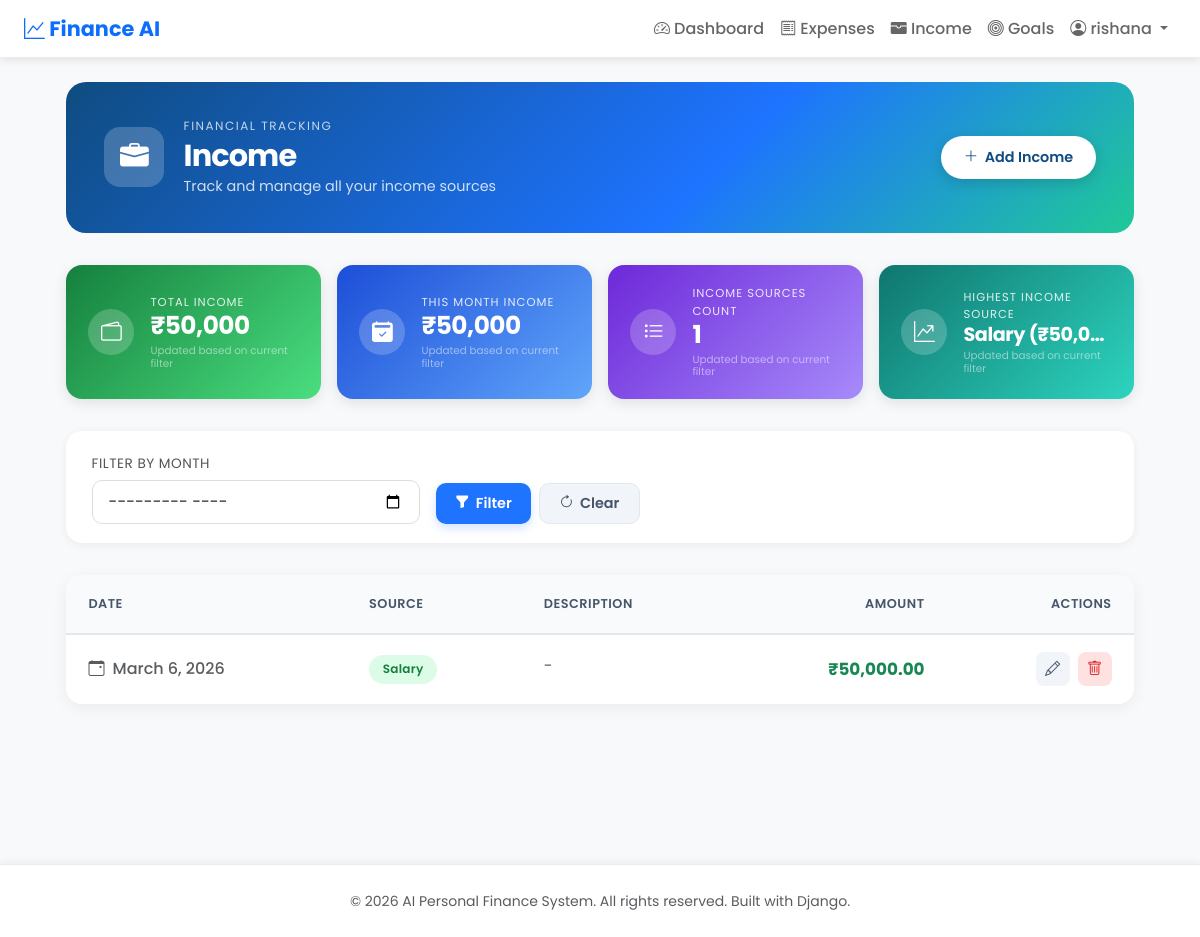
The page /income/ (signed in) on the database as committed earlier.
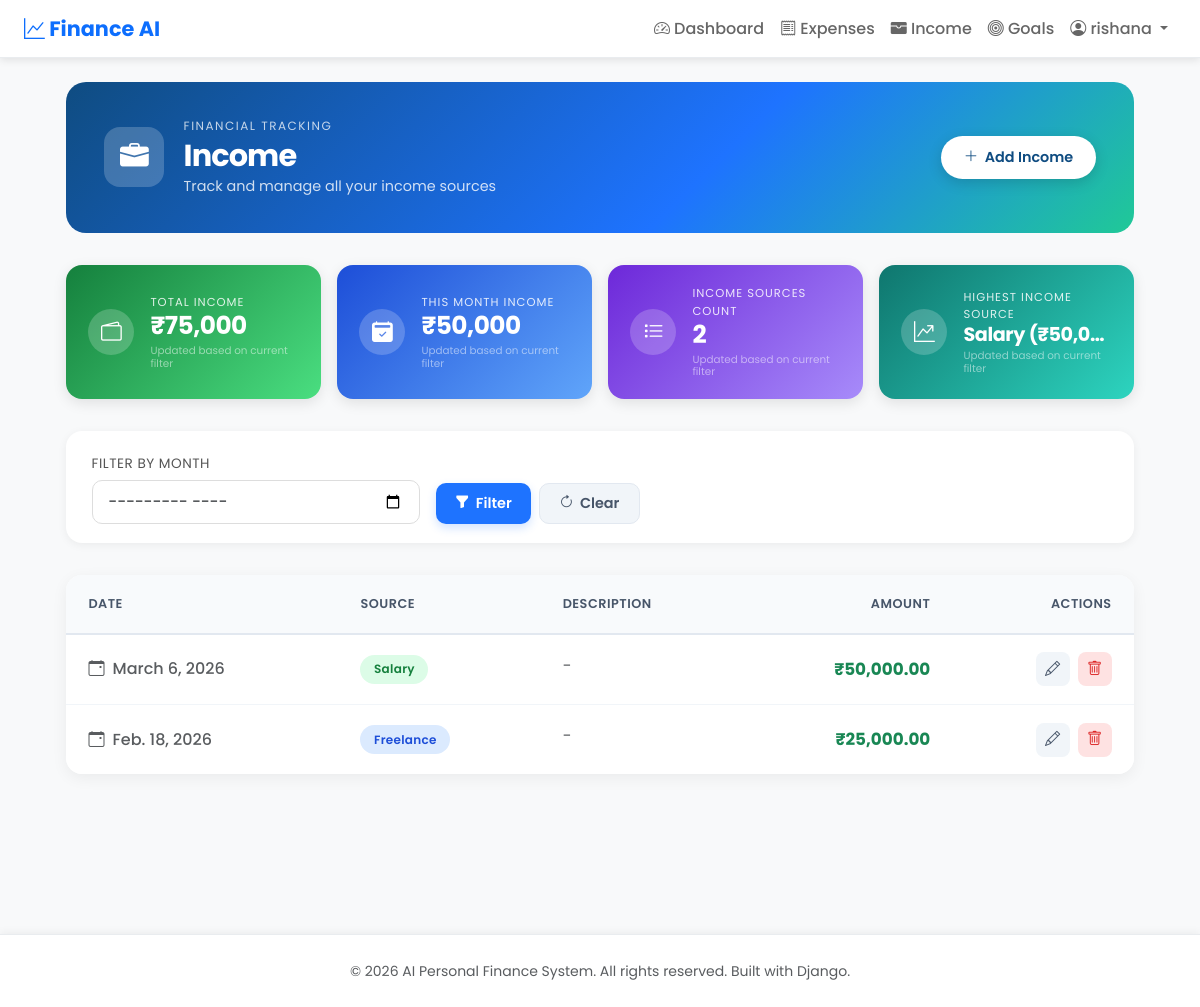
The same page on the database as committed later.
### expenses/models.py (models this page shows, shortened)
class Income(models.Model):
    SOURCE_CHOICES = [
        ('Salary', 'Salary'),
        ('Freelance', 'Freelance'),
        ('Business', 'Business'),
        ('Investment', 'Investment'),
        ('Other', 'Other'),
    ]
    user = models.ForeignKey(User, on_delete=models.CASCADE, related_name='incomes')
    source = models.CharField(max_length=20, choices=SOURCE_CHOICES)
    amount = models.DecimalField(
        max_digits=10,
        decimal_places=2,
        validators=[
            MinValueValidator(Decimal('0.01')),
            MaxValueValidator(Decimal('100000000.00'))
        ]
    )
    description = models.TextField(blank=True)
    date = models.DateField(default=dt_date.today)
    created_at = models.DateTimeField(auto_now_add=True)
    class Meta:
        ordering = ['-date', '-created_at']

### expenses/views.py (the view)
# urls.py: path('income/', views.income_list, name='income_list'),
@login_required
@user_passes_test(is_regular_user, redirect_field_name=None)
def income_list(request):
	if request.user.is_staff or request.user.is_superuser:
		return redirect('admin_dashboard')
	form = MonthFilterForm(request.GET or None)
	qs = Income.objects.filter(user=request.user)
	selected_month = None
	if form.is_valid() and form.cleaned_data.get('month'):
		selected_month = form.cleaned_data['month']
		qs = qs.filter(date__year=selected_month.year, date__month=selected_month.month)
	total_income = qs.aggregate(total=Sum('amount'))['total'] or Decimal('0.00')
	today = date.today()
	if selected_month:
		this_month_qs = qs
		month_label = f"Income ({selected_month.strftime('%b %Y')})"
	else:
		this_month_qs = qs.filter(date__year=today.year, date__month=today.month)
		month_label = "This Month Income"
	this_month_income = this_month_qs.aggregate(total=Sum('amount'))['total'] or Decimal('0.00')
	unique_sources_count = qs.values('source').distinct().count()
	highest_source_data = qs.values('source').annotate(src_total=Sum('amount')).order_by('-src_total').first()
	if highest_source_data:
		highest_income_source = f"{highest_source_data['source']} (₹{highest_source_data['src_total']:,.0f})"
	else:
		highest_income_source = None
	context = {
		'incomes': qs.order_by('-date', '-id'),
		'form': form,
		'selected_month': selected_month,
		'total_income': total_income,
		'this_month_income': this_month_income,
		'month_label': month_label,
		'unique_sources_count': unique_sources_count,
		'highest_income_source': highest_income_source,
	}
	return render(request, 'income_list.html', context)

### expenses/forms.py
class MonthFilterForm(forms.Form):
    month = forms.DateField(
        required=False,
        widget=forms.DateInput(attrs={"type": "month", "class": "form-control"}),
        help_text="Filter by month",
    )

### expenses/views.py (called while the page is built)
def is_regular_user(user):
	return not (user.is_staff or user.is_superuser)

### expenses/templates/income_list.html (shortened to what the changed rows need)
{% extends 'base.html' %}
{% load humanize %}
{% block content %}
<div class="goals-page">
  <div class="goals-hero">
    <div class="goals-hero-content">
      <div class="hero-left">
        <div>
          <h1 class="hero-title">Income</h1>
        </div>
      </div>
    </div>
  </div>
  <div class="stat-grid">
    <div class="stat-card stat-green">
      <div class="stat-info">
        <span class="stat-label">Total Income</span>
        <span class="stat-value">₹{{ total_income|default:"0"|intcomma }}</span>
        <small class="text-white-50 mt-1 d-block" style="font-size: 0.65rem; line-height: 1.2;">Updated based on current filter</small>
      </div>
    </div>
    <div class="stat-card stat-purple">
      <div class="stat-info">
        <span class="stat-label">Income Sources Count</span>
        <span class="stat-value">{{ unique_sources_count|default:"0" }}</span>
        <small class="text-white-50 mt-1 d-block" style="font-size: 0.65rem; line-height: 1.2;">Updated based on current filter</small>
      </div>
    </div>
  </div>
  {% if incomes %}
  <div class="income-table-card table-responsive mb-4">
    <table class="table income-table align-middle mb-0">
      <thead>
        <tr>
          <th>Date</th>
          <th>Source</th>
          <th>Description</th>
          <th class="text-end">Amount</th>
          <th class="text-end">Actions</th>
        </tr>
      </thead>
      <tbody>
        {% for i in incomes %}
        <tr>
          <td class="text-nowrap text-muted fw-medium"><i class="bi bi-calendar-event me-1"></i> {{ i.date }}</td>
          <td>
            <span class="source-badge
              {% if 'Salary' in i.source|stringformat:"s" %}badge-salary
              {% elif 'Freelance' in i.source|stringformat:"s" %}badge-freelance
              {% else %}badge-other{% endif %}">
              {{ i.source }}
            </span>
          </td>
          <td class="text-muted" style="max-width: 250px;"><span class="text-truncate d-inline-block w-100">{{ i.description|default:"-" }}</span></td>
          <td class="text-end fw-bold text-success" style="font-size: 1.05rem;">₹{{ i.amount|floatformat:2|intcomma }}</td>
          <td class="text-end text-nowrap">
            <div class="d-flex justify-content-end gap-2">
              <a href="/income/{{ i.id }}/edit/" class="btn-icon btn-icon-edit" title="Edit">
                <i class="bi bi-pencil"></i>
              </a>
              <form action="/income/{{ i.id }}/delete/" method="post" class="d-inline m-0 p-0" title="Delete">
                <button class="btn-icon btn-icon-delete" onclick="return confirm('Are you sure you want to delete this income?')" type="submit">
                  <i class="bi bi-trash"></i>
                </button>
              </form>
            </div>
          </td>
        </tr>
        {% endfor %}
      </tbody>
    </table>
  </div>
  {% endif %}
</div>
{% endblock %}

Rows that differ between the two databases and show on the page:
added Income: date "Feb. 18, 2026", source "Freelance", description "-", amount "25,000.00"
Other text that changed with them:
{{ total_income|default:"0"|intcomma }}: "50,000" → "75,000"
{{ unique_sources_count|default:"0" }}: "1" → "2"
